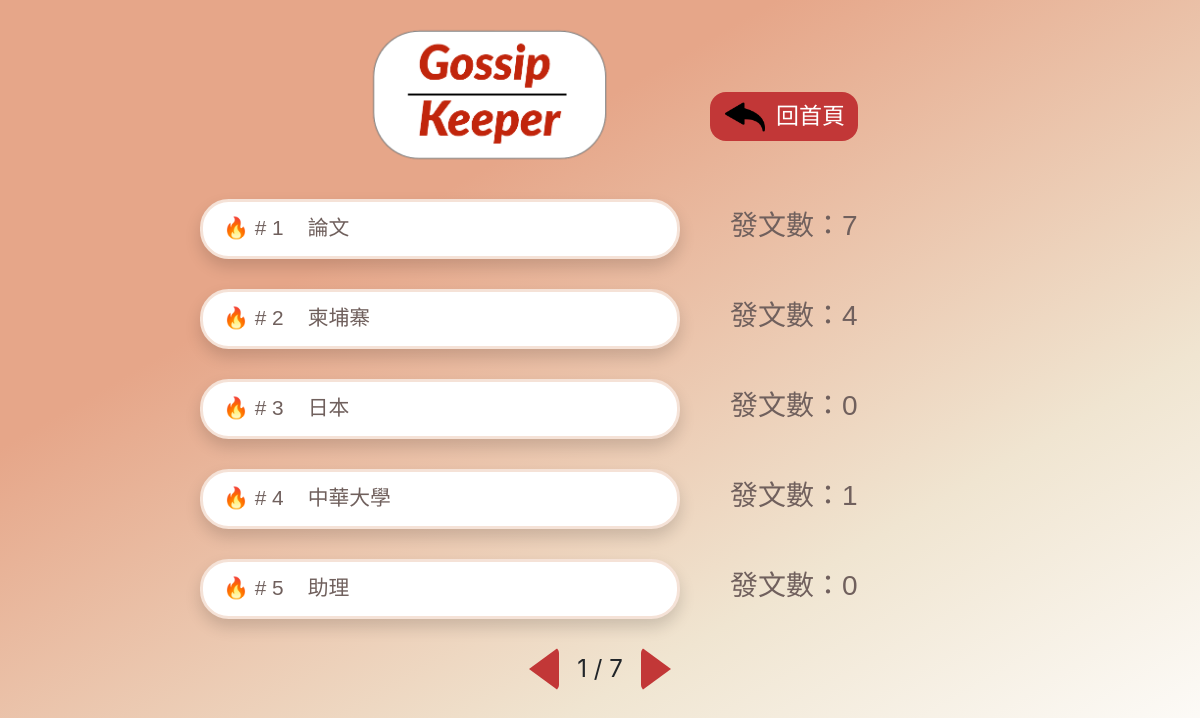
Screenshot of /topic with the database file from the repository.
### FrontEnd/models.py (models this page shows)
class Topic(models.Model):
    name = models.CharField(max_length=20, verbose_name="話題", blank=True)
    post_number = models.IntegerField(verbose_name="發文數", default=0)
    times = models.IntegerField(verbose_name="出現次數", default=0)
    created_date = models.DateField(default=timezone.now,verbose_name='建立日期')
    update_date = models.DateField(auto_now=True, verbose_name='更新日期')
    class Meta:
        verbose_name = "話題"   # 單數
        verbose_name_plural = verbose_name   #複數
    def __str__(self):
        return self.name

### FrontEnd/views.py (the view)
# urls.py: path('topic', views.topic, name='topic'),
def topic(request):
    topic = Topic.objects.values('name').distinct()
    for t in topic:
        print(t['name'])
        post_num = Post.objects.filter(topic=t['name']).count()
        tme_post = Topic.objects.get(name=t['name'])
        print(tme_post)
        Topic.objects.filter(name=t['name']).update(post_number=post_num)
        print(post_num)
        print("------")
    topic = Topic.objects.all()
    paginator = Paginator(topic, 5)
    page = request.GET.get('page')
    topic = paginator.get_page(page)
    print("總共有",paginator.num_pages,"頁")
    print("多少資料",paginator.object_list)
    print(topic.paginator.page_range)
    context = {
        'topic':topic,
        'post_num':post_num
    }
    return render(request, "topic/topic.html", context)

### templates/topic/topic.html (shortened to what this page needs)
{% extends 'base/base.html' %}
{% block import %}
{% load static%}
<link rel="stylesheet" href="{% static 'css/topic/topic.css' %}">
{% endblock %}
{% block main %}
    <div class="container">
        <div class="row row-one" style="padding:20px 0px">
            <div class="col-7">
                <div class="logo">
                    <img src="{% static 'img/index/LOGO.png' %}" class="img-fluid" alt="Gossip Keeper">
                </div>
            </div>
            <div class="col-5">
                <div class="previous_page">
                    <img src="{% static 'img/topic/left_arrow.png' %}" class="img-fluid left_arrow">
                    <a href="{% url 'index' %}" type="button" class="btn">回首頁</a>
                </div>
            </div>
        </div>
    </div>
    <div class="container">
        {% for t in topic %}
        <div class="row row-two" style="padding:10px 0px; margin-bottom: 10px;">
            <div class="col-7">
                <a href="{% url 'all' topic=t.name %}">
                    <div class="board shadow">
                        <span style="margin-right:24px">🔥 # {{ t.id }}</span>{{ t.name }}
                    </div>
                </a>
            </div>
            <div class="col-5">
                <h3 class="post-text">發文數：{{ t.post_number }}</h3>
            </div>
        </div>
        {% endfor %}
        {% if topic %}
        <div class="row row-three" style="justify-content: center; position: relative;">
            <ul class="pagination" style="position: absolute;">
                <li class="page-item">
                    <a href="{% if topic.has_previous %} ?page={{ topic.previous_page_number }} {% endif %}"><div class="previous_triangle"></div></a>
                </li>
                <span class="page">
                    {% for i in topic.paginator.page_range %}
                        {% if i == topic.number %}
                            {{ i }}
                        {% endif %}
                    {% endfor %}
                    / {{ topic.paginator.num_pages }}
                </span>
                <li class="page-item">
                    <a href="{% if topic.has_next %} ?page={{ topic.next_page_number }} {% endif %}"><div class="next_triangle"></div></a>
                </li>
            </ul>
        </div>
        {% endif %}
    </div>
{% endblock %}

### static/css/base/base.css (style rules this page uses)
* { margin: 0; padding: 0; }
body { height:100vh; background: -webkit-linear-gradient(-60deg, #E6A689 30%, #F0E5D1 70%,#FFFFFF); }

### static/css/topic/topic.css (style rules this page uses)
.logo { text-align: right; padding-right: 10%; }
.logo .img-fluid { max-width: 255px; }
.previous_page { height: 100%; padding-top: 10%; align-items: center; display: flex; }
.previous_page .btn { font-family: 'Noto Sans TC', sans-serif; color: #ffffff; background-color: #C23737; font-size: 23px; padding-left: 65px; border-radius: 1rem; }
.left_arrow { position: absolute; margin: 6px 15px; width: 40px; }
.board { font-family: 'Noto Sans TC', sans-serif; color: #70605D; font-size: 1.3rem; background-color: #FFFFFF; border: 3px solid #f5e2d7; border-radius: 1.8rem; width: 480px; height: 60px; padding: 10px 20px; float: right; }
.post-text { font-family: 'Noto Sans TC', sans-serif; color: #70605D; margin: 10px 20px; }
.next_triangle { width: 0; height: 0; margin-top: 8px; border-style: solid; border-width: 22px 0 22px 30px; border-color: transparent transparent transparent #c23737; border-radius: 6px; }
.previous_triangle { width: 0; height: 0; margin-top: 8px; border-style: solid; border-width: 22px 30px 22px 0; border-color: transparent #c23737 transparent transparent; border-radius: 6px; }
.page { margin: 12px 18px 0 18px; font-size: 1.5rem; }

### rows the page displays
Topic: id "1", name "論文", post_number "7"
Topic: id "2", name "柬埔寨", post_number "4"
Topic: id "3", name "日本", post_number "0"
Topic: id "4", name "中華大學", post_number "1"
Topic: id "5", name "助理", post_number "0"

### other values shown
{{ i }} "1"
{{ topic.paginator.num_pages }} "7"
